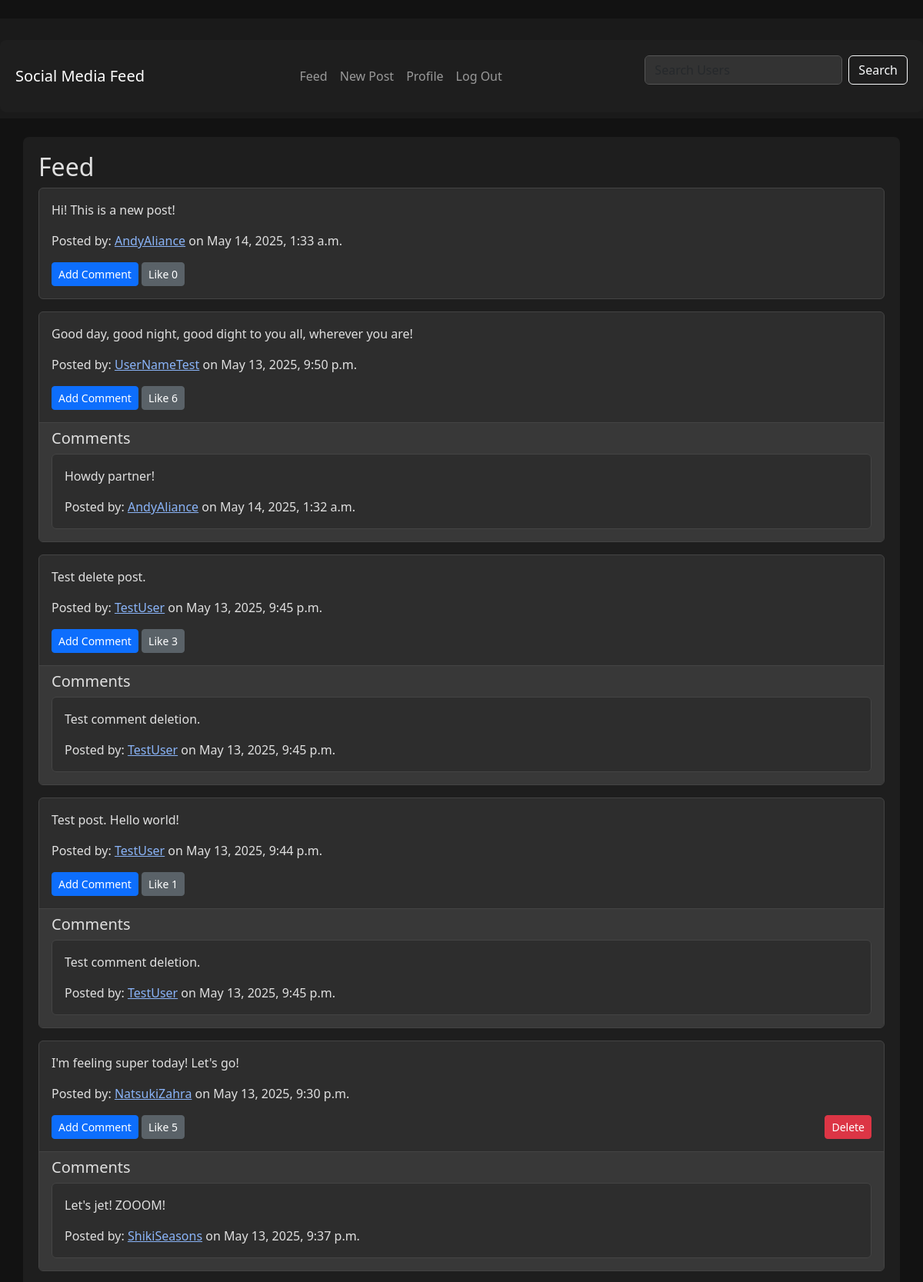
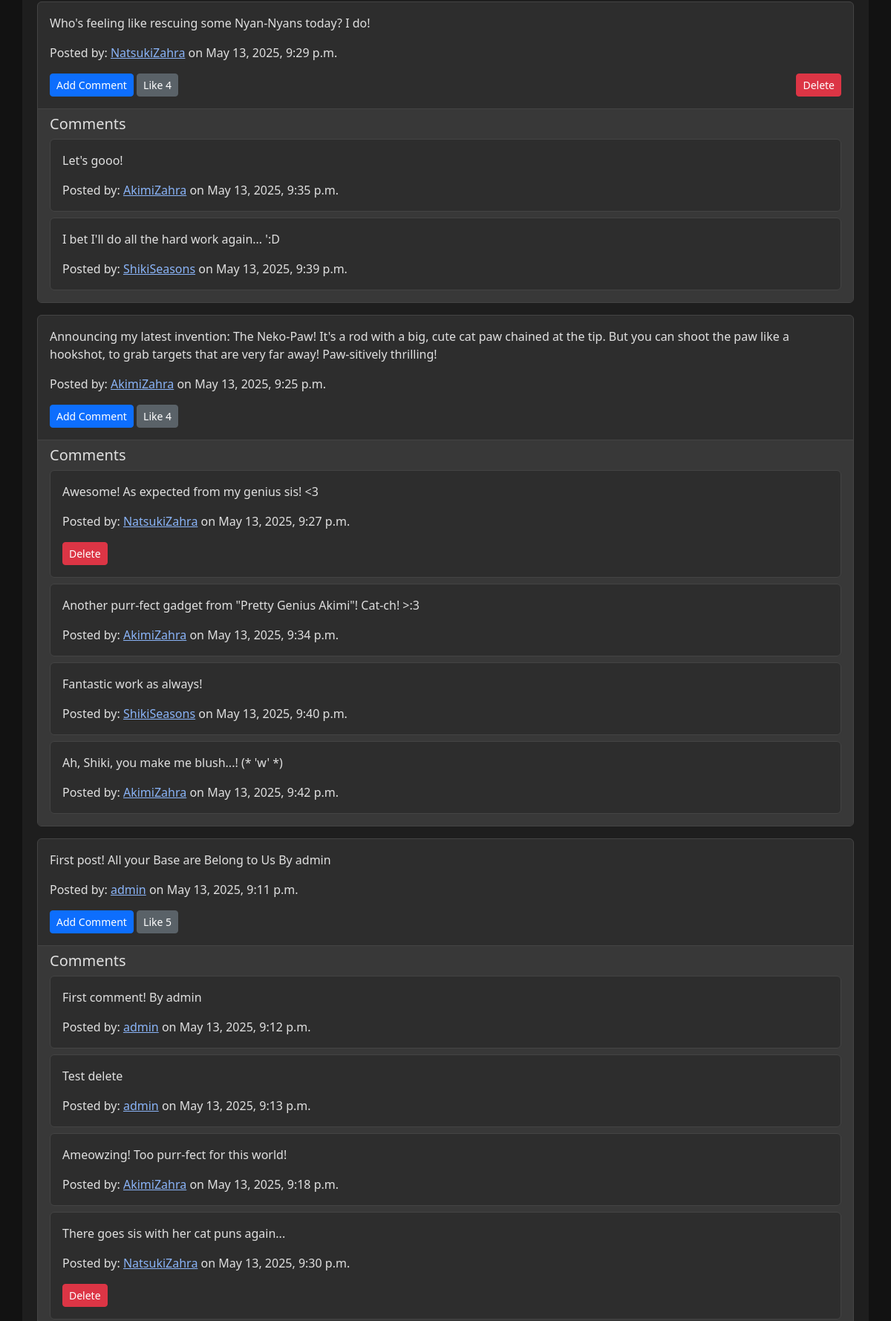
/feed/ (signed in, upper part), run on the app's committed database (2 pictures, top to bottom).
### core/models.py (models this page shows, shortened)
class Post(models.Model):
    content = models.TextField()
    user = models.ForeignKey(User, on_delete=models.CASCADE, related_name='posts')
    created_at = models.DateTimeField(auto_now_add=True)
    updated_at = models.DateTimeField(auto_now=True)

class Comment(models.Model):
    content = models.TextField()
    user = models.ForeignKey(User, on_delete=models.CASCADE, related_name='comments')
    post = models.ForeignKey(Post, on_delete=models.CASCADE, related_name='comments')
    created_at = models.DateTimeField(auto_now_add=True)
    updated_at = models.DateTimeField(auto_now=True)

### core/views.py (the view)
# urls.py: path('feed/', views.feed, name='feed'),
def feed(request):
    posts = Post.objects.all().order_by('-created_at')
    if request.user.is_authenticated:
        return render(request, 'feed.html', {'posts': posts})
    else:
        return render(request, 'guest_feed.html', {'posts': posts})

### core/templates/feed.html (shortened to what this page needs)
﻿{% extends 'base.html' %}
{% block content %}
  <h2>Feed</h2>
  {% for post in posts %}
    <div class="card mb-3">
      <div class="card-body">
        <p class="card-text">{{ post.content }}</p>
        <p class="card-text">Posted by: <a href="{% url 'user_profile' post.user.username %}">{{ post.user.username }}</a> on {{ post.created_at }}</p>
        <div class="d-flex justify-content-between">
          <div>
            <a href="{% url 'comment_create' post.pk %}" class="btn btn-primary btn-sm">Add Comment</a>
            <a href="{% url 'like' post.pk %}" class="btn btn-secondary btn-sm">Like {{ post.likes.count }}</a>
          </div>
          {% if post.user == request.user %}
            <a href="{% url 'post_delete' post.pk %}" class="btn btn-danger btn-sm">Delete</a>
          {% endif %}
        </div>
      </div>
      {% if post.comments.exists %}
        <div class="card-footer">
          <h5>Comments</h5>
          {% for comment in post.comments.all %}
            <div class="card mb-2">
              <div class="card-body">
                <p class="card-text">{{ comment.content }}</p>
                <p class="card-text">Posted by: <a href="{% url 'user_profile' comment.user.username %}">{{ comment.user.username }}</a> on {{ comment.created_at }}</p>
                {% if comment.user == request.user %}
                  <a href="{% url 'comment_delete' comment.pk %}" class="btn btn-danger btn-sm">Delete</a>
                {% endif %}
              </div>
            </div>
          {% endfor %}
        </div>
      {% endif %}
    </div>
  {% endfor %}
{% endblock %}

### static/css/styles.css (style rules this page uses)
.card { background-color: #2d2d2d; border-color: #444; color: #e0e0e0; }
.card-footer { background-color: #383838; border-color: #444; }
.btn-primary { background-color: #0d6efd; border-color: #0d6efd; }
.btn-secondary { background-color: #5a6268; border-color: #5a6268; }
a { color: #8ab4f8; }

### data on the page
Post: content "Hi! This is a new post!", user.username "AndyAliance", created_at "May 14, 2025, 1:33 a.m.", likes.count "0"
Post: content "Good day, good night, good dight to you all, wherever you are!", user.username "UserNameTest", created_at "May 13, 2025, 9:50 p.m.", likes.count "6"
Comment: content "Howdy partner!", user.username "AndyAliance", created_at "May 14, 2025, 1:32 a.m."
Post: content "Test delete post.", user.username "TestUser", created_at "May 13, 2025, 9:45 p.m.", likes.count "3"
Comment: content "Test comment deletion.", user.username "TestUser", created_at "May 13, 2025, 9:45 p.m."
Post: content "Test post. Hello world!", user.username "TestUser", created_at "May 13, 2025, 9:44 p.m.", likes.count "1"
Comment: content "Test comment deletion.", user.username "TestUser", created_at "May 13, 2025, 9:45 p.m."
Post: content "I'm feeling super today! Let's go!", user.username "NatsukiZahra", created_at "May 13, 2025, 9:30 p.m.", likes.count "5", shows "Delete"
Comment: content "Let's jet! ZOOOM!", user.username "ShikiSeasons", created_at "May 13, 2025, 9:37 p.m."
Post: content "Who's feeling like rescuing some Nyan-Nyans today? I do!", user.username "NatsukiZahra", created_at "May 13, 2025, 9:29 p.m.", likes.count "4", shows "Delete"
Comment: content "Let's gooo!", user.username "AkimiZahra", created_at "May 13, 2025, 9:35 p.m."
Comment: content "I bet I'll do all the hard work again... ':D", user.username "ShikiSeasons", created_at "May 13, 2025, 9:39 p.m."
Post: content "Announcing my latest invention: The Neko-Paw! It's a rod with a big, cute cat paw chained at the tip. But you can shoot the paw like a hookshot, to grab targets that are very far away! Paw-sitively thrilling!", user.username "AkimiZahra", created_at "May 13, 2025, 9:25 p.m.", likes.count "4"
Comment: content "Awesome! As expected from my genius sis! <3", user.username "NatsukiZahra", created_at "May 13, 2025, 9:27 p.m.", shows "Delete"
Comment: content "Another purr-fect gadget from \"Pretty Genius Akimi\"! Cat-ch! >:3", user.username "AkimiZahra", created_at "May 13, 2025, 9:34 p.m."
Comment: content "Fantastic work as always!", user.username "ShikiSeasons", created_at "May 13, 2025, 9:40 p.m."
Comment: content "Ah, Shiki, you make me blush...! (* 'w' *)", user.username "AkimiZahra", created_at "May 13, 2025, 9:42 p.m."
Post: content "First post! All your Base are Belong to Us By admin", user.username "admin", created_at "May 13, 2025, 9:11 p.m.", likes.count "5"
Comment: content "First comment! By admin", user.username "admin", created_at "May 13, 2025, 9:12 p.m."
Comment: content "Test delete", user.username "admin", created_at "May 13, 2025, 9:13 p.m."
Comment: content "Ameowzing! Too purr-fect for this world!", user.username "AkimiZahra", created_at "May 13, 2025, 9:18 p.m."
Comment: content "There goes sis with her cat puns again...", user.username "NatsukiZahra", created_at "May 13, 2025, 9:30 p.m.", shows "Delete"
